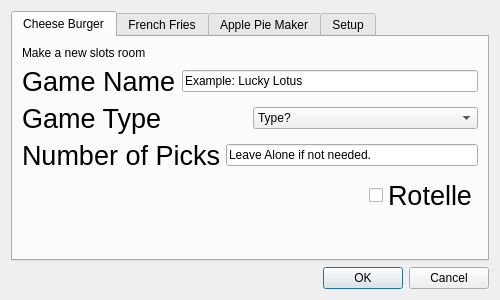
<?xml version="1.0" encoding="UTF-8"?>
<ui version="4.0">
 <class>ArtTools</class>
 <widget class="QDialog" name="ArtTools">
  <property name="geometry">
   <rect>
    <x>0</x>
    <y>0</y>
    <width>500</width>
    <height>300</height>
   </rect>
  </property>
  <property name="minimumSize">
   <size>
    <width>500</width>
    <height>300</height>
   </size>
  </property>
  <property name="maximumSize">
   <size>
    <width>500</width>
    <height>300</height>
   </size>
  </property>
  <property name="windowTitle">
   <string>Dialog</string>
  </property>
  <layout class="QVBoxLayout" name="verticalLayout">
   <item>
    <widget class="QTabWidget" name="TopTab">
     <property name="toolTip">
      <string>&lt;html&gt;&lt;head/&gt;&lt;body&gt;&lt;p&gt;&lt;br/&gt;&lt;/p&gt;&lt;/body&gt;&lt;/html&gt;</string>
     </property>
     <property name="whatsThis">
      <string>&lt;html&gt;&lt;head/&gt;&lt;body&gt;&lt;p&gt;&lt;br/&gt;&lt;/p&gt;&lt;/body&gt;&lt;/html&gt;</string>
     </property>
     <property name="styleSheet">
      <string notr="true"/>
     </property>
     <property name="currentIndex">
      <number>0</number>
     </property>
     <widget class="QWidget" name="FolderSetup">
      <attribute name="title">
       <string>Cheese Burger</string>
      </attribute>
      <layout class="QVBoxLayout" name="verticalLayout_2">
       <item>
        <widget class="QLabel" name="label_3">
         <property name="text">
          <string>Make a new slots room</string>
         </property>
        </widget>
       </item>
       <item>
        <layout class="QHBoxLayout" name="horizontalLayout_3">
         <item>
          <widget class="QLabel" name="GameName">
           <property name="font">
            <font>
             <pointsize>20</pointsize>
            </font>
           </property>
           <property name="text">
            <string>Game Name</string>
           </property>
          </widget>
         </item>
         <item>
          <widget class="QLineEdit" name="GameNameInput">
           <property name="text">
            <string>Example: Lucky Lotus</string>
           </property>
          </widget>
         </item>
        </layout>
       </item>
       <item>
        <layout class="QHBoxLayout" name="horizontalLayout_2">
         <item>
          <widget class="QLabel" name="GameType">
           <property name="font">
            <font>
             <pointsize>20</pointsize>
            </font>
           </property>
           <property name="text">
            <string>Game Type</string>
           </property>
          </widget>
         </item>
         <item>
          <widget class="QComboBox" name="GameTypeComboBox">
           <item>
            <property name="text">
             <string>Type?</string>
            </property>
           </item>
           <item>
            <property name="text">
             <string>Theamed</string>
            </property>
           </item>
           <item>
            <property name="text">
             <string>Pick till you poop</string>
            </property>
           </item>
           <item>
            <property name="text">
             <string>Fixed Pick</string>
            </property>
           </item>
           <item>
            <property name="text">
             <string>Free Spin</string>
            </property>
           </item>
           <item>
            <property name="text">
             <string>Modified</string>
            </property>
           </item>
          </widget>
         </item>
        </layout>
       </item>
       <item>
        <layout class="QHBoxLayout" name="horizontalLayout_5">
         <item>
          <widget class="QLabel" name="NumberOfPicks">
           <property name="enabled">
            <bool>true</bool>
           </property>
           <property name="font">
            <font>
             <pointsize>20</pointsize>
            </font>
           </property>
           <property name="text">
            <string>Number of Picks</string>
           </property>
          </widget>
         </item>
         <item>
          <widget class="QLineEdit" name="NumberOfPicksInput">
           <property name="enabled">
            <bool>true</bool>
           </property>
           <property name="text">
            <string>Leave Alone if not needed.</string>
           </property>
          </widget>
         </item>
        </layout>
       </item>
       <item>
        <layout class="QHBoxLayout" name="horizontalLayout_10">
         <item>
          <spacer name="horizontalSpacer_2">
           <property name="orientation">
            <enum>Qt::Horizontal</enum>
           </property>
           <property name="sizeHint" stdset="0">
            <size>
             <width>40</width>
             <height>20</height>
            </size>
           </property>
          </spacer>
         </item>
         <item>
          <widget class="QCheckBox" name="GelatoCheckBox">
           <property name="font">
            <font>
             <pointsize>20</pointsize>
            </font>
           </property>
           <property name="text">
            <string>Rotelle</string>
           </property>
          </widget>
         </item>
        </layout>
       </item>
       <item>
        <spacer name="verticalSpacer">
         <property name="orientation">
          <enum>Qt::Vertical</enum>
         </property>
         <property name="sizeHint" stdset="0">
          <size>
           <width>20</width>
           <height>40</height>
          </size>
         </property>
        </spacer>
       </item>
      </layout>
     </widget>
     <widget class="QWidget" name="ArtExport">
      <attribute name="title">
       <string>French Fries</string>
      </attribute>
      <layout class="QVBoxLayout" name="verticalLayout_3">
       <item>
        <widget class="QLabel" name="label_2">
         <property name="text">
          <string>Convert Art to work in Art World OR Non Rotelle Conversion for Producers</string>
         </property>
        </widget>
       </item>
       <item>
        <layout class="QHBoxLayout" name="horizontalLayout">
         <item>
          <widget class="QLabel" name="GameFolder">
           <property name="font">
            <font>
             <pointsize>20</pointsize>
            </font>
           </property>
           <property name="text">
            <string>Game Folder</string>
           </property>
          </widget>
         </item>
         <item>
          <widget class="QLineEdit" name="GameFolderLocation"/>
         </item>
         <item>
          <widget class="QToolButton" name="GameFolderFinder">
           <property name="text">
            <string>...</string>
           </property>
          </widget>
         </item>
        </layout>
       </item>
       <item>
        <layout class="QHBoxLayout" name="horizontalLayout_7">
         <item>
          <widget class="QLabel" name="RoomNumberLabel">
           <property name="font">
            <font>
             <pointsize>20</pointsize>
            </font>
           </property>
           <property name="text">
            <string>Room Number</string>
           </property>
          </widget>
         </item>
         <item>
          <widget class="QLineEdit" name="RoomNumber">
           <property name="text">
            <string>Room Number</string>
           </property>
          </widget>
         </item>
        </layout>
       </item>
       <item>
        <layout class="QHBoxLayout" name="horizontalLayout_9">
         <item>
          <spacer name="horizontalSpacer">
           <property name="orientation">
            <enum>Qt::Horizontal</enum>
           </property>
           <property name="sizeHint" stdset="0">
            <size>
             <width>40</width>
             <height>20</height>
            </size>
           </property>
          </spacer>
         </item>
         <item>
          <widget class="QCheckBox" name="OldNamingConvention">
           <property name="text">
            <string>Old Naming Convention</string>
           </property>
          </widget>
         </item>
        </layout>
       </item>
       <item>
        <spacer name="verticalSpacer_2">
         <property name="orientation">
          <enum>Qt::Vertical</enum>
         </property>
         <property name="sizeHint" stdset="0">
          <size>
           <width>20</width>
           <height>166</height>
          </size>
         </property>
        </spacer>
       </item>
      </layout>
     </widget>
     <widget class="QWidget" name="tab">
      <attribute name="title">
       <string>Apple Pie Maker</string>
      </attribute>
      <layout class="QVBoxLayout" name="verticalLayout_5">
       <item>
        <widget class="QLabel" name="ArtRepo_2">
         <property name="font">
          <font>
           <pointsize>8</pointsize>
          </font>
         </property>
         <property name="text">
          <string>Convert Art to a Rotelle Game</string>
         </property>
        </widget>
       </item>
       <item>
        <layout class="QHBoxLayout" name="horizontalLayout_8">
         <item>
          <widget class="QLabel" name="ArtRepo_3">
           <property name="font">
            <font>
             <pointsize>20</pointsize>
            </font>
           </property>
           <property name="text">
            <string>Game Folder</string>
           </property>
          </widget>
         </item>
         <item>
          <widget class="QLineEdit" name="ArtRepoLocation_2"/>
         </item>
         <item>
          <widget class="QToolButton" name="ArtRepoFolder_2">
           <property name="text">
            <string>...</string>
           </property>
          </widget>
         </item>
        </layout>
       </item>
       <item>
        <spacer name="verticalSpacer_4">
         <property name="orientation">
          <enum>Qt::Vertical</enum>
         </property>
         <property name="sizeHint" stdset="0">
          <size>
           <width>20</width>
           <height>147</height>
          </size>
         </property>
        </spacer>
       </item>
      </layout>
     </widget>
     <widget class="QWidget" name="Setup">
      <attribute name="title">
       <string>Setup</string>
      </attribute>
      <layout class="QVBoxLayout" name="verticalLayout_4">
       <item>
        <widget class="QLabel" name="label_4">
         <property name="text">
          <string>Tell us where your stuff lives!</string>
         </property>
        </widget>
       </item>
       <item>
        <layout class="QHBoxLayout" name="horizontalLayout_4">
         <item>
          <widget class="QLabel" name="ArtRepo">
           <property name="font">
            <font>
             <pointsize>20</pointsize>
            </font>
           </property>
           <property name="text">
            <string>Bingo Assets / Art Playground</string>
           </property>
          </widget>
         </item>
         <item>
          <widget class="QLineEdit" name="ArtRepoLocation"/>
         </item>
         <item>
          <widget class="QToolButton" name="ArtRepoFolder">
           <property name="text">
            <string>...</string>
           </property>
          </widget>
         </item>
        </layout>
       </item>
       <item>
        <layout class="QHBoxLayout" name="horizontalLayout_6">
         <item>
          <widget class="QLabel" name="SlotsFolderLabel">
           <property name="font">
            <font>
             <pointsize>20</pointsize>
            </font>
           </property>
           <property name="text">
            <string>Slots Folder</string>
           </property>
          </widget>
         </item>
         <item>
          <widget class="QLineEdit" name="SlotsFolderLocation"/>
         </item>
         <item>
          <widget class="QToolButton" name="SlotsFolder">
           <property name="text">
            <string>...</string>
           </property>
          </widget>
         </item>
        </layout>
       </item>
       <item>
        <spacer name="verticalSpacer_3">
         <property name="orientation">
          <enum>Qt::Vertical</enum>
         </property>
         <property name="sizeHint" stdset="0">
          <size>
           <width>20</width>
           <height>166</height>
          </size>
         </property>
        </spacer>
       </item>
      </layout>
     </widget>
    </widget>
   </item>
   <item>
    <widget class="QDialogButtonBox" name="buttonBox">
     <property name="orientation">
      <enum>Qt::Horizontal</enum>
     </property>
     <property name="standardButtons">
      <set>QDialogButtonBox::Cancel|QDialogButtonBox::Ok</set>
     </property>
    </widget>
   </item>
  </layout>
 </widget>
 <resources/>
 <connections/>
</ui>
